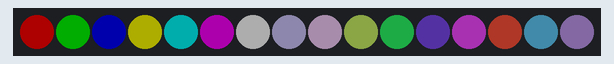
A sketch run on a simulated Arduino Uno, built with avr-gcc and run on an emulated ATmega328P. Shown: 16 RGB LEDs in strip order, left to right. Dim RGB values are drawn brighter than linear; random numbers use the default seed unless the sketch sets one.

Above: at 0.1 s.
At 4.1 s:
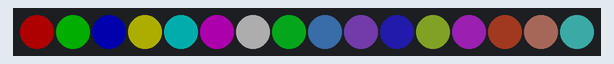
At 8.1 s:
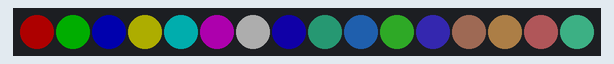
At 18.1 s:
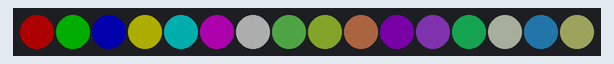
At 28.1 s:
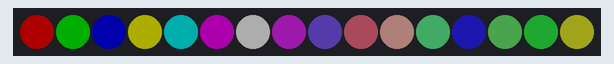
At 38.1 s:
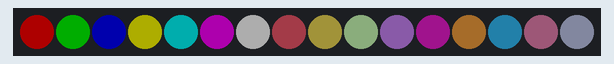

The sketch:

RGBW-RGBYCM-cwc-demo1.ino
```cpp
// cw coleman  neo RGBW demo 1
#include <Adafruit_NeoPixel.h>
#ifdef __AVR__
  #include <avr/power.h>
#endif

#define PIN 6

#define NUM_LEDS 16

#define BRIGHTNESS 50

Adafruit_NeoPixel strip = Adafruit_NeoPixel(NUM_LEDS, PIN, NEO_GRBW + NEO_KHZ800);


void setup() {
  Serial.begin(115200);
  // This is for Trinket 5V 16MHz, you can remove these three lines if you are not using a Trinket
  #if defined (__AVR_ATtiny85__)
    if (F_CPU == 16000000) clock_prescale_set(clock_div_1);
  #endif
  // End of trinket special code
  strip.setBrightness(BRIGHTNESS);
  strip.begin();
  strip.show(); // Initialize all pixels to 'off'

    randomSeed(analogRead(0));
}

//set up variables
long randomNumber;
int w;
int red = 0;  int green = 0; int blue = 0; int white = 0;
int pin;

void loop() {
  //pin 0  red
  pin = 0;red = 255; green = 0; blue = 0; white = 0;
   strip.setPixelColor(pin, strip.Color(red,green,blue,white ) );

   //pin 1 green
  pin = 1; red = 0; green = 255; blue = 0; white = 0;
   strip.setPixelColor(pin, strip.Color(red,green,blue,white ) );

      //pin 2 blue
  pin = 2; red = 0; green = 0; blue = 255; white = 0;
   strip.setPixelColor(pin, strip.Color(red,green,blue,white ) );

    //pin 3 yellow
     pin = 3; red = 255; green = 255; blue = 0; white = 0;
   strip.setPixelColor(pin, strip.Color(red,green,blue,white ) );

       //pin 4 cyan
     pin = 4; red = 0; green = 255; blue = 255; white = 0;
   strip.setPixelColor(pin, strip.Color(red,green,blue,white ) );

     //pin 5 magenta
     pin = 5; red = 255; green = 0; blue = 255; white = 0;
   strip.setPixelColor(pin, strip.Color(red,green,blue,white ) );

   //pin 6 white
     pin = 6; red = 0; green = 0; blue = 0; white = 255;
   strip.setPixelColor(pin, strip.Color(red,green,blue,white ) );

     //pin 7
     pin = 7;     red= random(255);     green= random(255);     blue= random(255);     white= random(8);
   strip.setPixelColor(pin, strip.Color(red,green,blue,white ));

     //pin 8
     pin = 8; red= random(255);     green= random(255);     blue= random(255);     white= random(16);
   strip.setPixelColor(pin, strip.Color(red,green,blue,white ) );

     //pin 9
     pin = 9; red= random(255);     green= random(255);     blue= random(255);     white= random(24);
   strip.setPixelColor(pin, strip.Color(red,green,blue,white ) );

     //pin 10
     pin = 10; red= random(255);     green= random(255);     blue= random(255);     white= random(32);
   strip.setPixelColor(pin, strip.Color(red,green,blue,white ) );

     //pin 11
     pin = 11; red= random(255);     green= random(255);     blue= random(255);     white= random(40);
   strip.setPixelColor(pin, strip.Color(red,green,blue,white ) );

     //pin 12
     pin = 12;red= random(255);     green= random(255);     blue= random(255);     white= random(48);
   strip.setPixelColor(pin, strip.Color(red,green,blue,white ) );

     //pin 13
     pin = 13; red= random(255);     green= random(255);     blue= random(255);     white= random(56);
   strip.setPixelColor(pin, strip.Color(red,green,blue,white ) );

     //pin 14
     pin = 14; red= random(255);     green= random(255);     blue= random(255);     white= random(64);
   strip.setPixelColor(pin, strip.Color(red,green,blue,white ) );

     //pin 15
     pin = 15; red= random(255);     green= random(255);     blue= random(255);     white= random(72);
   strip.setPixelColor(pin, strip.Color(red,green,blue,white ) );


  //show neo-pixel
    strip.show();

    delay (2000);
}
```

Measured:
- what the display in image 1 shows lasts 2.0 s, from 4.0 s to 6.0 s
